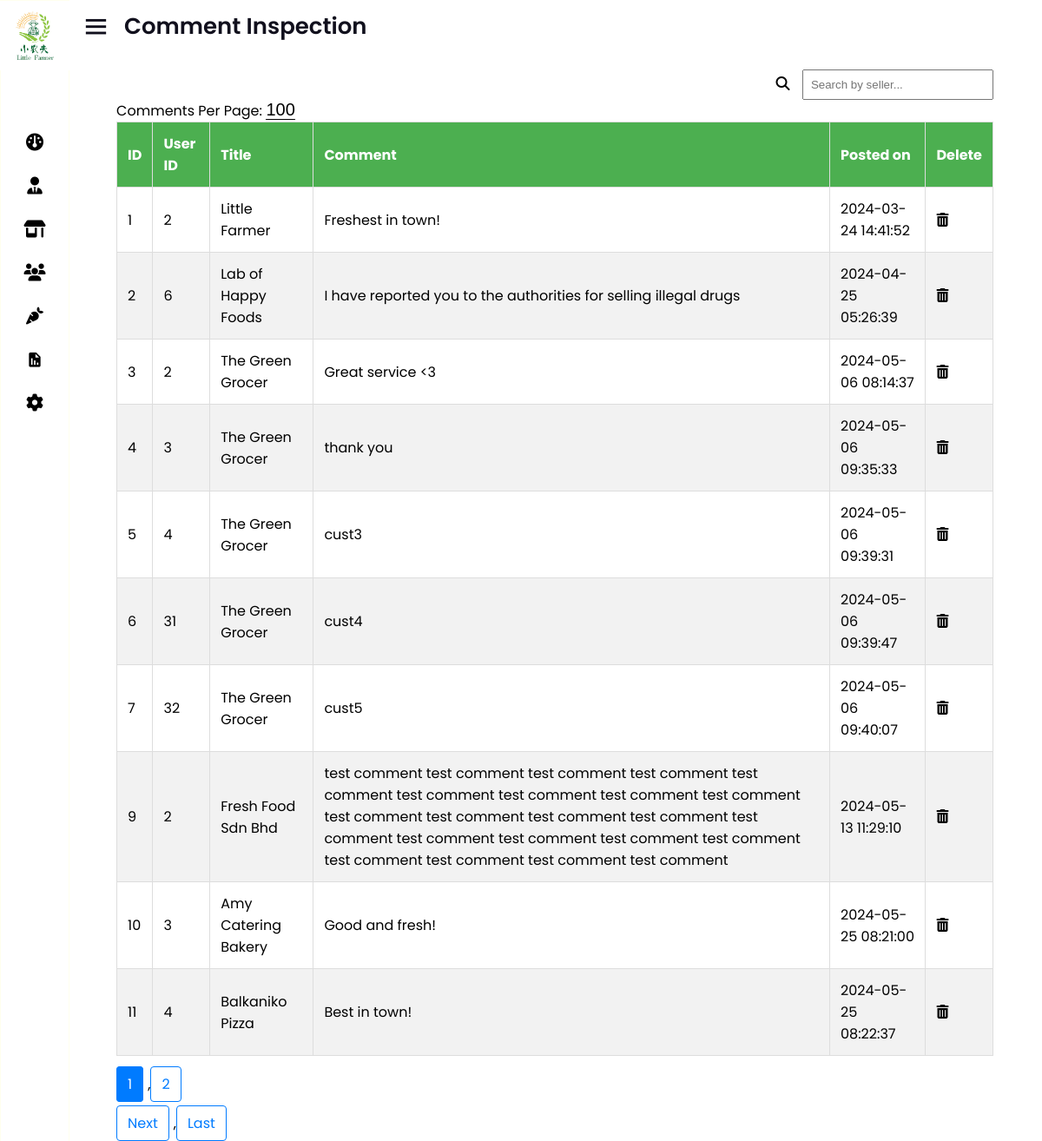
/seller/admin/comment_inspection.php (signed in), run on an earlier commit of the app's database.
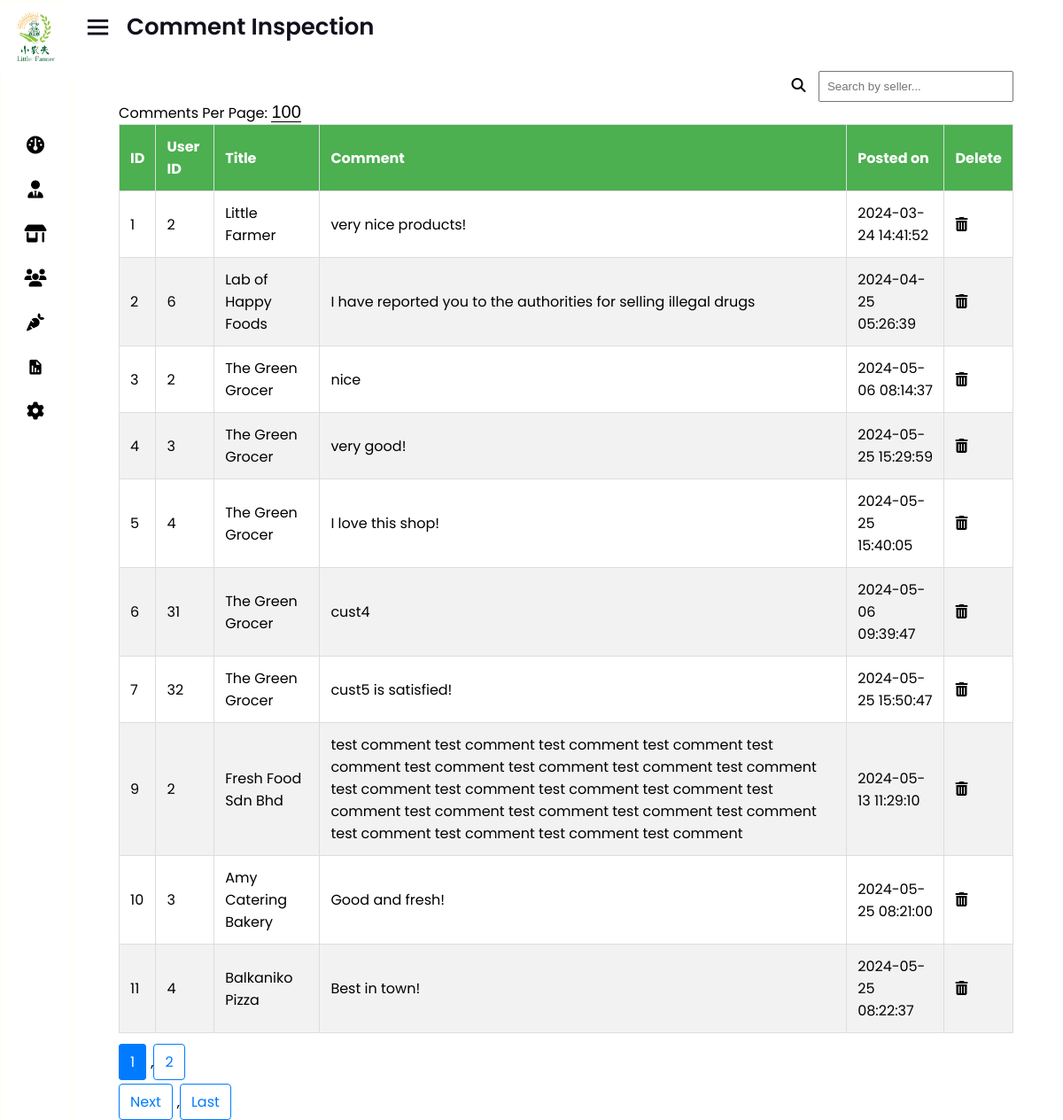
And on a later commit of the database.
### tables this page shows
CREATE TABLE `user_comments` (
  `id` int(11) NOT NULL,
  `user_id` int(11) DEFAULT NULL,
  `res_id` int(11) DEFAULT NULL,
  `comment` text DEFAULT NULL,
  `created_at` timestamp NOT NULL DEFAULT current_timestamp()
);

CREATE TABLE `restaurant` (
  `rs_id` int(222) NOT NULL,
  `c_id` int(222) NOT NULL,
  `title` varchar(222) NOT NULL,
  `email` varchar(222) NOT NULL,
  `phone` varchar(222) NOT NULL,
  `url` varchar(222) NOT NULL,
  `o_hr` varchar(222) NOT NULL,
  `c_hr` varchar(222) NOT NULL,
  `o_days` varchar(222) NOT NULL,
  `address` text NOT NULL,
  `image` text NOT NULL,
  `date` timestamp NOT NULL DEFAULT current_timestamp() ON UPDATE current_timestamp(),
  `description` text NOT NULL
);

### seller/admin/comment_inspection.php (the view, shortened to what this page needs)
<!DOCTYPE html>
<html lang="en" dir="ltr">
<head>
    <link rel="stylesheet" href="style.css">
    <link rel="stylesheet" href="https://cdnjs.cloudflare.com/ajax/libs/font-awesome/4.7.0/css/font-awesome.min.css">
    <link href='https://unpkg.com/boxicons@2.0.7/css/boxicons.min.css' rel='stylesheet'>
</head>
<body>
    <div class="sidebar close">
        <?php include "sidebar.php"; ?>
    </div>
    <section class="home-section">
        <div class="home-content">
            <i class='bx bx-menu'></i>
            <span class="text">Comment Inspection</span>
        </div>
        <div class="empMainCon">
            <div class="search-container" style="text-align: right">
				<i class="fa fa-search search-icon" onclick="filterComments()"></i>
                <input type="text" id="searchInput" placeholder="Search by seller..." onkeyup="filterComments()">
            </div>
            <div class="comments-per-page">
				<label for="commentsPerPage">Comments Per Page:</label>
				<select id="commentsPerPage" onchange="updateCommentsPerPage()" class="custom-select" style="margin: 50 10">
					<option value="100" <?php if(!isset($_GET['commentsPerPage']) || $_GET['commentsPerPage'] == '100') echo 'selected'; ?>>100</option>
				</select>
			</div>
            <?php
            include("config/connect.php");
            $commentsPerPage = isset($_GET['commentsPerPage']) && in_array((int)$_GET['commentsPerPage'], [5, 10, 15, 50]) ? (int)$_GET['commentsPerPage'] : 10;
            $page = isset($_GET['page']) && is_numeric($_GET['page']) ? (int)$_GET['page'] : 1;
            $start = ($page - 1) * $commentsPerPage;
            $totalCommentsQuery = "SELECT COUNT(*) AS total FROM user_comments";
            $totalCommentsResult = mysqli_query($db, $totalCommentsQuery);
            $totalCommentsRow = mysqli_fetch_assoc($totalCommentsResult);
            $totalComments = $totalCommentsRow['total'];
            $totalPages = ceil($totalComments / $commentsPerPage);
            $query = "SELECT c.id, c.user_id, r.title, c.comment, c.created_at
                      FROM user_comments c
                      INNER JOIN restaurant r ON c.res_id = r.rs_id
                      LIMIT $start, $commentsPerPage";
            $result = mysqli_query($db, $query);
            if (mysqli_num_rows($result) > 0) {
                echo '<div class="table-responsive">';
                echo '<table class="table table-bordered" style="width: 100%;">';
                echo '<thead>';
                echo '<tr>';
                echo '<th>ID</th>';
                echo '<th>User ID</th>';
                echo '<th>Title</th>';
                echo '<th>Comment</th>';
                echo '<th>Posted on</th>';
                echo '<th>Delete</th>';
                echo '</tr>';
                echo '</thead>';
                echo '<tbody id="commentTableBody">';
                while ($row = mysqli_fetch_assoc($result)) {
                    echo '<tr>';
                    echo '<td>' . $row['id'] . '</td>';
                    echo '<td>' . $row['user_id'] . '</td>';
                    echo '<td>' . $row['title'] . '</td>';
                    echo '<td>' . $row['comment'] . '</td>';
                    echo '<td>' . $row['created_at'] . '</td>';
                    echo '<td><a href="delete_comment.php?id=' . $row['id'] . '" class="btn btn-danger btn-flat btn-addon btn-xs m-b-10" onclick="return confirm(\'Are you sure you want to delete this comment?\');"><i class="fa fa-trash-o" style="font-size:16px"></i></a></td>';
                    echo '</tr>';
                }
                echo '</tbody>';
                echo '</table>';
                echo '</div>';
                echo '<div class="pagination">';
                for ($i = 1; $i <= $totalPages; $i++) {
                    echo '<a href="?page=' . $i . '&commentsPerPage=' . $commentsPerPage . '" ';
                    if ($page === $i) {
                        echo 'class="active"';
                    }
                    echo '>' . $i . '</a>';
                    if ($i < $totalPages) {
                        echo ',';
                    }
                }
                if ($page < $totalPages) {
                    echo '</div><div class="pagination next-last">';
                    echo '<a href="?page=' . ($page + 1) . '&commentsPerPage=' . $commentsPerPage . '">Next</a>,';
                    echo '<a href="?page=' . $totalPages . '&commentsPerPage=' . $commentsPerPage . '">Last</a>';
                }
                echo '</div>';
            } else {
                echo '<p>No comments found.</p>';
            }
            ?>
        </div>
    </section>
</body>
</html>

### seller/admin/sidebar.php (shortened to what this page needs)
<!DOCTYPE html>
<html lang="en" dir="ltr">
<head>
	<link rel="stylesheet" href="style.css">
	<link href='https://unpkg.com/boxicons@2.0.7/css/boxicons.min.css' rel='stylesheet'>
	<link rel="stylesheet" href="https://cdnjs.cloudflare.com/ajax/libs/font-awesome/6.5.1/css/all.min.css" />
</head>
	<div class="logo-details">
		<img src="img/logo.png" width="80" height="80" id="logo" name="logo"></img>
    </div>
    <ul class="nav-links">
      <li>
        <a href="dashboard.php">
         <i class="fa-solid fa-gauge"></i>
        </a>
      </li>
		<?php if($_SESSION['adm_co'] != "VSUPA"){ ?>
      <li>
          <a href="employees.php">
            <i class="fa-solid fa-user-tie"></i>
          </a>
      </li>
		<?php } ?>
		<li>
        <div class="iocn-link">
          <a href="sellers.php">
            <i class="fa-solid fa-shop"></i>
          </a>
        </div>
      </li>
		<li>
        <a href="users.php">
          <i class="fa-solid fa-users"></i>
        </a>
      </li>
	<?php if($_SESSION['adm_co'] != "VSUPA"){ ?>
      <li>
        <div class="iocn-link">
          <a href="products.php">
            <i class="fa-solid fa-carrot"></i>
          </a>
        </div>
      </li>
	<?php } ?>
      <?php if($_SESSION['adm_co'] != "VSUPA"){ ?>
      <li>
        <a href="admin_report.php">
          <i class='bx bxs-report'></i>
        </a>
      </li>
		<?php } ?>
      <li>
        <a href="setting.php">
          <i class="fa-solid fa-gear"></i>
        </a>
      </li>
      <li>
    <div class="profile-details">
    </div>
  </li>
</ul>

### seller/admin/style.css (style rules this page uses)
html, body { width: 100%; height: 100%; margin: 0; padding: 0; box-sizing: border-box; font-family: 'Poppins', sans-serif; overflow-y: auto; }
.sidebar { border: 1px solid #ffe; position: fixed; top: 0; left: 0; height: 100%; width: 260px; background: #ffffff; z-index: 100; transition: all 0.5s ease; }
.sidebar.close { width: 78px; }
.logo-details { height: auto; width: 100%; display: flex; flex-direction: column; align-items: center; }
.logo-details img { font-size: 30px; color: #fff; text-align: center; line-height: 50px; }
.sidebar .nav-links { height: 100%; padding: 30px 0 150px 0; overflow: auto; }
.sidebar.close .nav-links { overflow: visible; }
.sidebar .nav-links li { position: relative; list-style: none; transition: all 0.4s ease; }
.sidebar .nav-links li .iocn-link { display: flex; align-items: center; justify-content: space-between; }
.sidebar.close .nav-links li .iocn-link { display: block }
.sidebar .nav-links li i { height: 50px; min-width: 78px; text-align: center; line-height: 50px; color: #000; font-size: 20px; cursor: pointer; transition: all 0.3s ease; }
.sidebar .nav-links li a { display: flex; align-items: center; text-decoration: none; }
.sidebar .profile-details { position: fixed; bottom: 0; width: 260px; display: flex; align-items: center; justify-content: space-between; background: #ffd; padding: 12px 0; transition: all 0.5s ease; }
.sidebar.close .profile-details { background: none; }
.sidebar.close .profile-details { width: 78px; }
.home-section { position: relative; background: #ffffff; height: 100vh; left: 260px; width: calc(100% - 260px); transition: all 0.5s ease; overflow-y: auto; }
.sidebar.close ~ .home-section { left: 78px; width: calc(100% - 78px); }
.home-section .home-content { height: 60px; display: flex; align-items: center; }
.home-section .home-content .bx-menu, .home-section .home-content .text { color: #11101d; font-size: 35px; }
.home-section .home-content .bx-menu { margin: 0 15px; cursor: pointer; }
.home-section .home-content .text { font-size: 26px; font-weight: 600; }
.empMainCon { width: 90%; margin-left: auto; margin-right: auto; margin-top: 20px; }
.empMainCon #searchInput { padding: 8px; width: 200px; margin-left: 10px; }
.empMainCon table { border-collapse: collapse; width: 100%; margin-left: auto; margin-right: auto; margin-top: 20px; margin-bottom: 10px; }
.empMainCon th, td { border: 1px solid #ddd; padding: 12px; text-align: left; }
.empMainCon th { background-color: #4CAF50; color: white; cursor: pointer; }
.empMainCon tr:nth-child(even) { background-color: #f2f2f2; }
.close { color: #aaa; font-size: 28px; font-weight: bold; cursor: pointer; }
.custom-select { border: none; border-bottom: 1px solid #000; background-color: transparent; padding: 0; margin: 0; appearance: none; text-align: center; font-size: 20px; }
a { text-decoration: none; color: inherit; }

### seller/admin/comment_inspection.php (style rules this page uses)
.comments-per-page { float: left; }
.pagination { margin-top: 20px; }
.pagination a { color: #007bff; padding: 8px 12px; text-decoration: none; border: 1px solid #007bff; margin-right: 5px; border-radius: 4px; }
.pagination a.active { background-color: #007bff; color: white; }

What changed in the data, as far as the page shows it:
changed user_comments "Little Farmer": comment "Freshest in town!" → "very nice products!"
changed user_comments id 3: comment "Great service <3" → "nice"
changed user_comments id 4: comment "thank you" → "very good!"; created_at "2024-05-06 09:35:33" → "2024-05-25 15:29:59"
changed user_comments id 5: comment "cust3" → "I love this shop!"; created_at "2024-05-06 09:39:31" → "2024-05-25 15:40:05"
changed user_comments id 7: comment "cust5" → "cust5 is satisfied!"; created_at "2024-05-06 09:40:07" → "2024-05-25 15:50:47"
